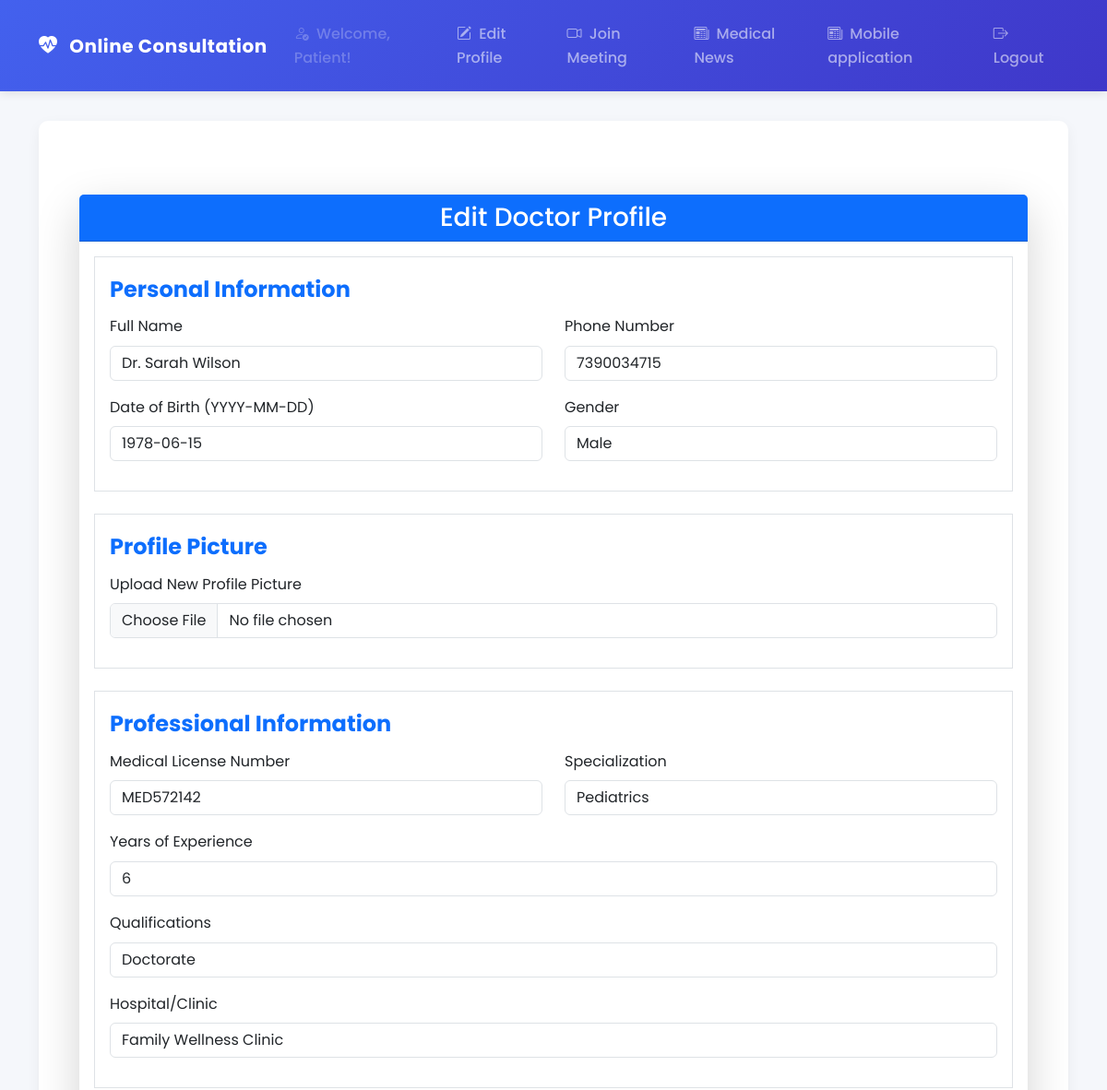
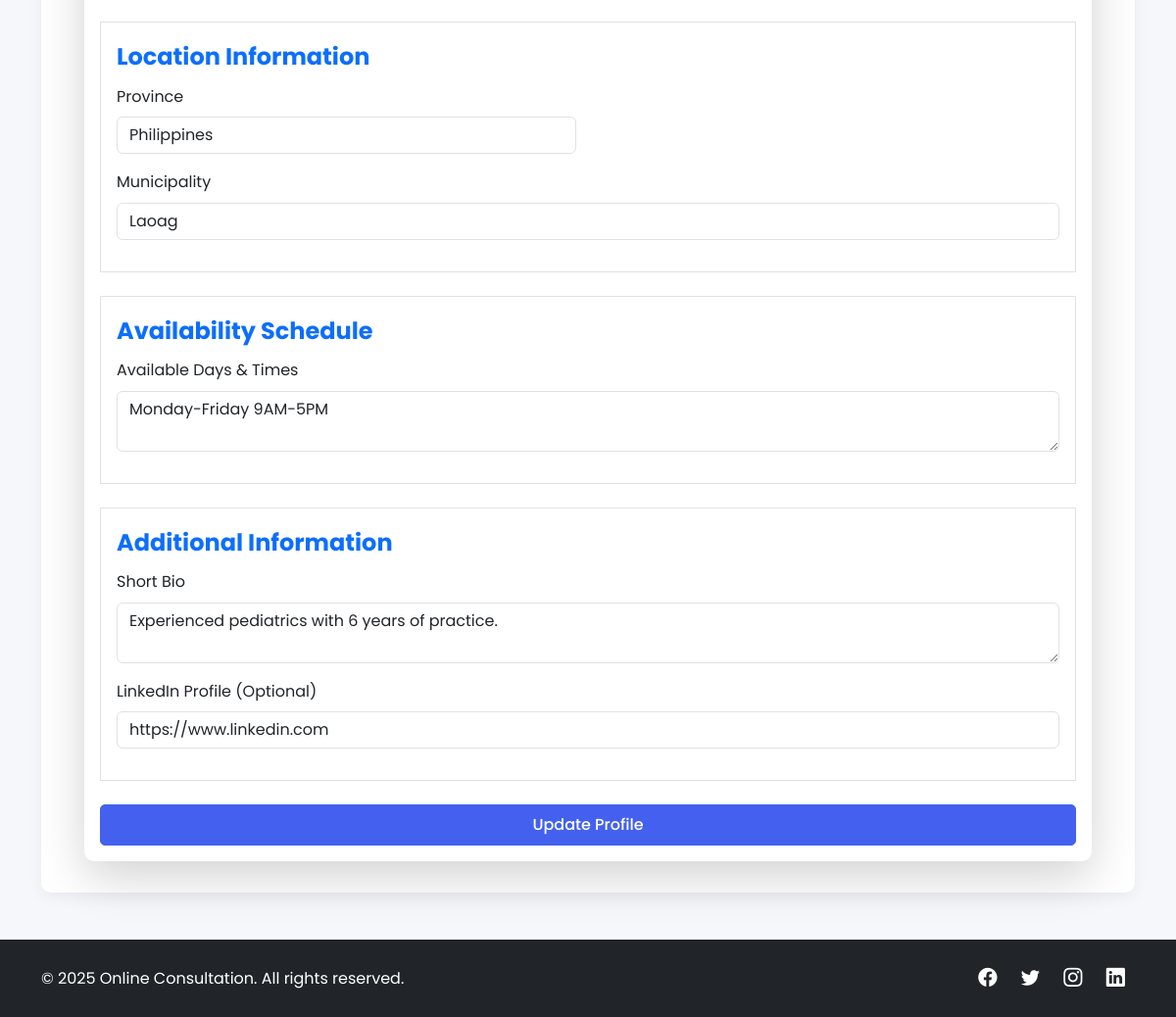
Screenshot of /doctor/edit-profile (signed in) with the database file from the repository (2 pictures, top to bottom).
### models/models.py (models this page shows, shortened)
class Doctor(db.Model):
    id = db.Column(db.Integer, primary_key=True)
    full_name = db.Column(db.String(100), nullable=False)
    email = db.Column(db.String(100), unique=True, nullable=False)
    phone = db.Column(db.String(20), nullable=False)
    dob = db.Column(db.Date, nullable=False)
    gender = db.Column(db.String(10), nullable=False)
    medical_license = db.Column(db.String(50), unique=True, nullable=False)
    specialization = db.Column(db.String(100), nullable=False)
    experience = db.Column(db.Integer, nullable=False)
    qualifications = db.Column(db.Text, nullable=False)
    hospital_clinic = db.Column(db.String(255), nullable=False)
    clinic_latitude = db.Column(db.Float)  # Add latitude for the clinic
    clinic_longitude = db.Column(db.Float)  # Add longitude for the clinic
    availability = db.Column(db.String(255), nullable=False)
    profile_picture = db.Column(db.String(255), nullable=True)
    license_front = db.Column(db.String(100), nullable=True)
    license_back = db.Column(db.String(100), nullable=True)
    board_cert = db.Column(db.String(100), nullable=True)
    country = db.Column(db.String(100), nullable=False)
    city = db.Column(db.String(100), nullable=False)
    short_bio = db.Column(db.Text, nullable=True)
    linkedin = db.Column(db.String(255), nullable=True)
    password_hash = db.Column(db.String(255), nullable=False)
    email_verified = db.Column(db.Boolean, default=False)
    is_approved = db.Column(db.Boolean, default=False)
    verification_token = db.Column(db.String(255), nullable=True)
    active = db.Column(db.Boolean, default=False)  # New 'active' field

### routes/doctor.py (the view, shortened to what this page needs)
@doctor_bp.route('/edit-profile', methods=['GET', 'POST'])
def edit_profile():
    doctor_id = session.get('user_id')
    doctor = Doctor.query.get(doctor_id)
    if not doctor:
        flash("Doctor not found!", "danger")
        return redirect(url_for('home'))
    return render_template('doctor/edit_profile_doctor.html', doctor=doctor, clinics_data=clinics_data)

### templates/doctor/edit_profile_doctor.html (shortened to what this page needs)
{% extends "base.html" %}
{% block content %}
<div class="container mt-5">
    <div class="card shadow-lg">
        <div class="card-header bg-primary text-white text-center">
            <h3 class="mb-0">Edit Doctor Profile</h3>
        </div>
        <div class="card-body">
            <form method="POST" enctype="multipart/form-data">
                <fieldset class="border p-3 mb-4">
                    <legend class="w-auto text-primary fw-bold">Personal Information</legend>
                    <div class="row">
                        <div class="col-md-6 mb-3">
                            <label for="full_name" class="form-label">Full Name</label>
                            <input type="text" class="form-control" id="full_name" name="full_name" value="{{ doctor.full_name }}" required>
                        </div>
                        <div class="col-md-6 mb-3">
                            <label for="phone" class="form-label">Phone Number</label>
                            <input type="text" class="form-control" id="phone" name="phone" value="{{ doctor.phone }}" required
                                   pattern="09\d{9}" maxlength="11" placeholder="09XXXXXXXXX" title="Phone number must start with '09' and be 11 digits long">
                        </div>
                    </div>
                    <div class="row">
                        <div class="col-md-6 mb-3">
                            <label for="dob" class="form-label">Date of Birth (YYYY-MM-DD)</label>
                            <input type="text" class="form-control" id="dob" name="dob" value="{{ doctor.dob.strftime('%Y-%m-%d') if doctor.dob else '' }}" required placeholder="YYYY-MM-DD">
                        </div>
                        <div class="col-md-6 mb-3">
                            <label for="gender" class="form-label">Gender</label>
                            <select class="form-control" id="gender" name="gender" required>
                                <option value="Male" {% if doctor.gender == 'Male' %}selected{% endif %}>Male</option>
                            </select>
                        </div>
                    </div>
                </fieldset>
                <fieldset class="border p-3 mb-4">
                    <legend class="w-auto text-primary fw-bold">Profile Picture</legend>
                    <div class="mb-3">
                        <label for="profile_picture" class="form-label">Upload New Profile Picture</label>
                        <input type="file" class="form-control" id="profile_picture" name="profile_picture" accept="image/*">
                    </div>
                </fieldset>
                <fieldset class="border p-3 mb-4">
                    <legend class="w-auto text-primary fw-bold">Professional Information</legend>
                    <div class="row">
                        <div class="col-md-6 mb-3">
                            <label for="medical_license" class="form-label">Medical License Number</label>
                            <input type="text" class="form-control" id="medical_license" name="medical_license" value="{{ doctor.medical_license }}" required>
                        </div>
                        <div class="col-md-6 mb-3">
                            <label for="specialization" class="form-label">Specialization</label>
                            <input type="text" class="form-control" id="specialization" name="specialization" value="{{ doctor.specialization }}" required readonly>
                        </div>
                    </div>
                    <div class="mb-3">
                        <label for="experience" class="form-label">Years of Experience</label>
                        <input type="number" class="form-control" id="experience" name="experience" value="{{ doctor.experience }}" required>
                    </div>
                    <div class="mb-3">
                        <label for="qualifications" class="form-label">Qualifications</label>
                        <select class="form-control" id="qualifications" name="qualifications" required>
                            <option value="Doctorate" {% if doctor.qualifications == 'Doctorate' %}selected{% endif %}>Doctorate</option>
                        </select>
                    </div>
                    <div class="mb-3">
                        <label for="hospital_clinic" class="form-label">Hospital/Clinic</label>
                        <select class="form-control" id="hospital_clinic" name="hospital_clinic" required>
                            {% for clinic in clinics_data %}
                                <option value="{{ clinic.name }}"
                                    {% if doctor.hospital_clinic == clinic.name %}selected{% endif %}>
                                    {{ clinic.name }}
                                </option>
                            {% endfor %}
                        </select>
                    </div>
                </fieldset>
                <fieldset class="border p-3 mb-4">
                    <legend class="w-auto text-primary fw-bold">Location Information</legend>
                    <div class="row">
                        <div class="col-md-6 mb-3">
                            <label for="country" class="form-label">Province</label>
                            <input type="text" class="form-control" id="country" name="country" value="{{ doctor.country }}" required readonly>
                        </div>
                        <div class="mb-3">
                            <label for="city" class="form-label">Municipality</label>
                            <select class="form-control" id="city" name="city" required>
                                <option value="Laoag" {% if doctor.city == 'Laoag' %}selected{% endif %}>Laoag</option>
                            </select>
                        </div>
                    </div>
                </fieldset>
                <fieldset class="border p-3 mb-4">
                    <legend class="w-auto text-primary fw-bold">Availability Schedule</legend>
                    <div class="mb-3">
                        <label for="availability" class="form-label">Available Days & Times</label>
                        <textarea class="form-control" id="availability" name="availability" required>{{ doctor.availability }}</textarea>
                    </div>
                </fieldset>
                <fieldset class="border p-3 mb-4">
                    <legend class="w-auto text-primary fw-bold">Additional Information</legend>
                    <div class="mb-3">
                        <label for="short_bio" class="form-label">Short Bio</label>
                        <textarea class="form-control" id="short_bio" name="short_bio" required>{{ doctor.short_bio }}</textarea>
                    </div>
                    <div class="mb-3">
                        <label for="linkedin" class="form-label">LinkedIn Profile (Optional)</label>
                        <input type="text" class="form-control" id="linkedin" name="linkedin" value="{{ doctor.linkedin }}">
                    </div>
                </fieldset>
                <button type="submit" class="btn btn-primary w-100">Update Profile</button>
            </form>
        </div>
    </div>
</div>
{% endblock %}

### static/style.css (style rules this page uses)
* { margin: 0; padding: 0; box-sizing: border-box; }
body { font-family: 'Arial', sans-serif; margin: 0; padding: 0; background-color: #f4f4f9; line-height: 1.6; }

### templates/base.html (style rules this page uses)
:root { --primary-color: #4361ee; --secondary-color: #3f37c9; --accent-color: #4cc9f0; --light-color: #f8f9fa; --dark-color: #212529; }
body { font-family: 'Poppins', sans-serif; background-color: #f5f7fb; }
.btn-primary { background-color: var(--primary-color); border-color: var(--primary-color); padding: 0.5rem 1.5rem; border-radius: 5px; font-weight: 500; transition: all 0.3s ease; }
.card { border: none; border-radius: 10px; box-shadow: 0 5px 15px rgba(0,0,0,0.05); transition: all 0.3s ease; }

### rows the page displays
Doctor: full_name "Dr. Sarah Wilson", phone "7390034715", dob "1978-06-15", gender "Male", medical_license "MED572142", specialization "Pediatrics", experience "6", hospital_clinic "Family Wellness Clinic", country "Philippines", availability "Monday-Friday 9AM-5PM", short_bio "Experienced pediatrics with 6 years of practice.", linkedin "https://www.linkedin.com"

### other values shown
{{ session.get('user_role').capitalize() }} "Patient"
